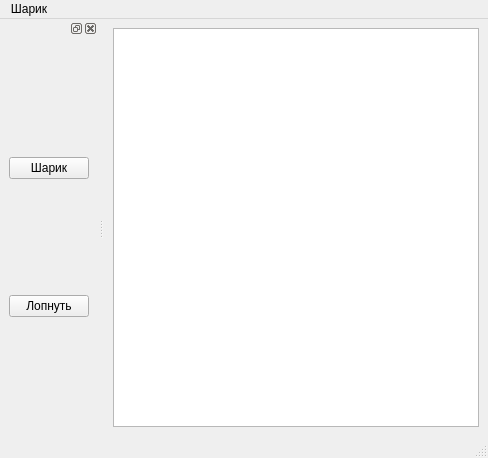
<?xml version="1.0" encoding="UTF-8"?>
<ui version="4.0">
 <class>MainWindow</class>
 <widget class="QMainWindow" name="MainWindow">
  <property name="geometry">
   <rect>
    <x>0</x>
    <y>0</y>
    <width>488</width>
    <height>458</height>
   </rect>
  </property>
  <property name="windowTitle">
   <string>MainWindow</string>
  </property>
  <widget class="QWidget" name="centralwidget">
   <layout class="QGridLayout" name="gridLayout">
    <item row="0" column="0" colspan="2">
     <widget class="QGraphicsView" name="graphicsView">
      <property name="resizeAnchor">
       <enum>QGraphicsView::NoAnchor</enum>
      </property>
     </widget>
    </item>
   </layout>
  </widget>
  <widget class="QMenuBar" name="menubar">
   <property name="geometry">
    <rect>
     <x>0</x>
     <y>0</y>
     <width>488</width>
     <height>22</height>
    </rect>
   </property>
   <widget class="QMenu" name="menu">
    <property name="title">
     <string>Шарик</string>
    </property>
   </widget>
   <addaction name="menu"/>
  </widget>
  <widget class="QStatusBar" name="statusbar"/>
  <widget class="QDockWidget" name="dockWidget">
   <attribute name="dockWidgetArea">
    <number>1</number>
   </attribute>
   <widget class="QWidget" name="dockWidgetContents">
    <layout class="QGridLayout" name="gridLayout_2">
     <item row="1" column="0">
      <widget class="QPushButton" name="deletebutton">
       <property name="text">
        <string>Лопнуть</string>
       </property>
      </widget>
     </item>
     <item row="0" column="0">
      <widget class="QPushButton" name="pushButton">
       <property name="text">
        <string>Шарик</string>
       </property>
      </widget>
     </item>
    </layout>
   </widget>
  </widget>
 </widget>
 <resources/>
 <connections/>
</ui>
